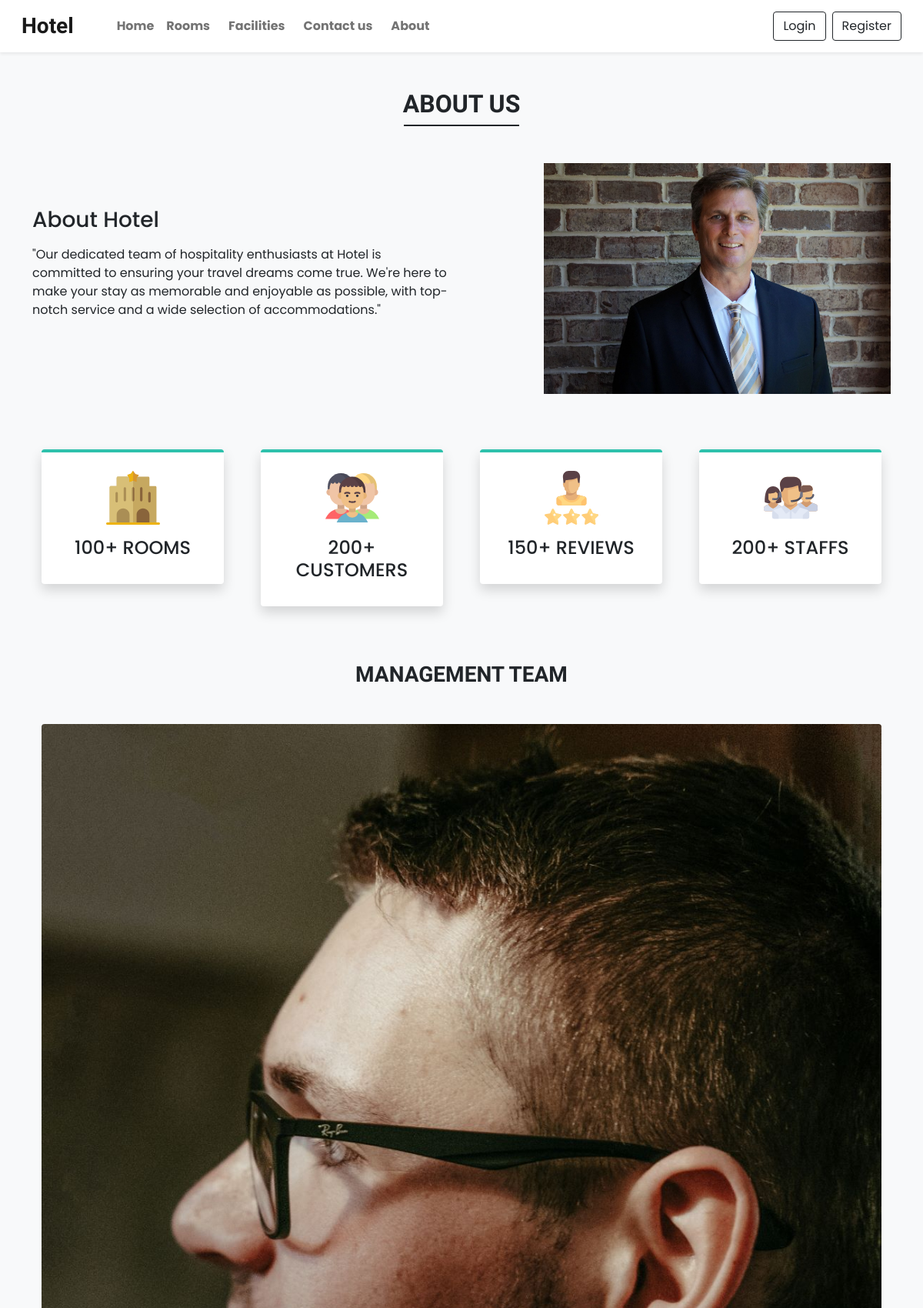
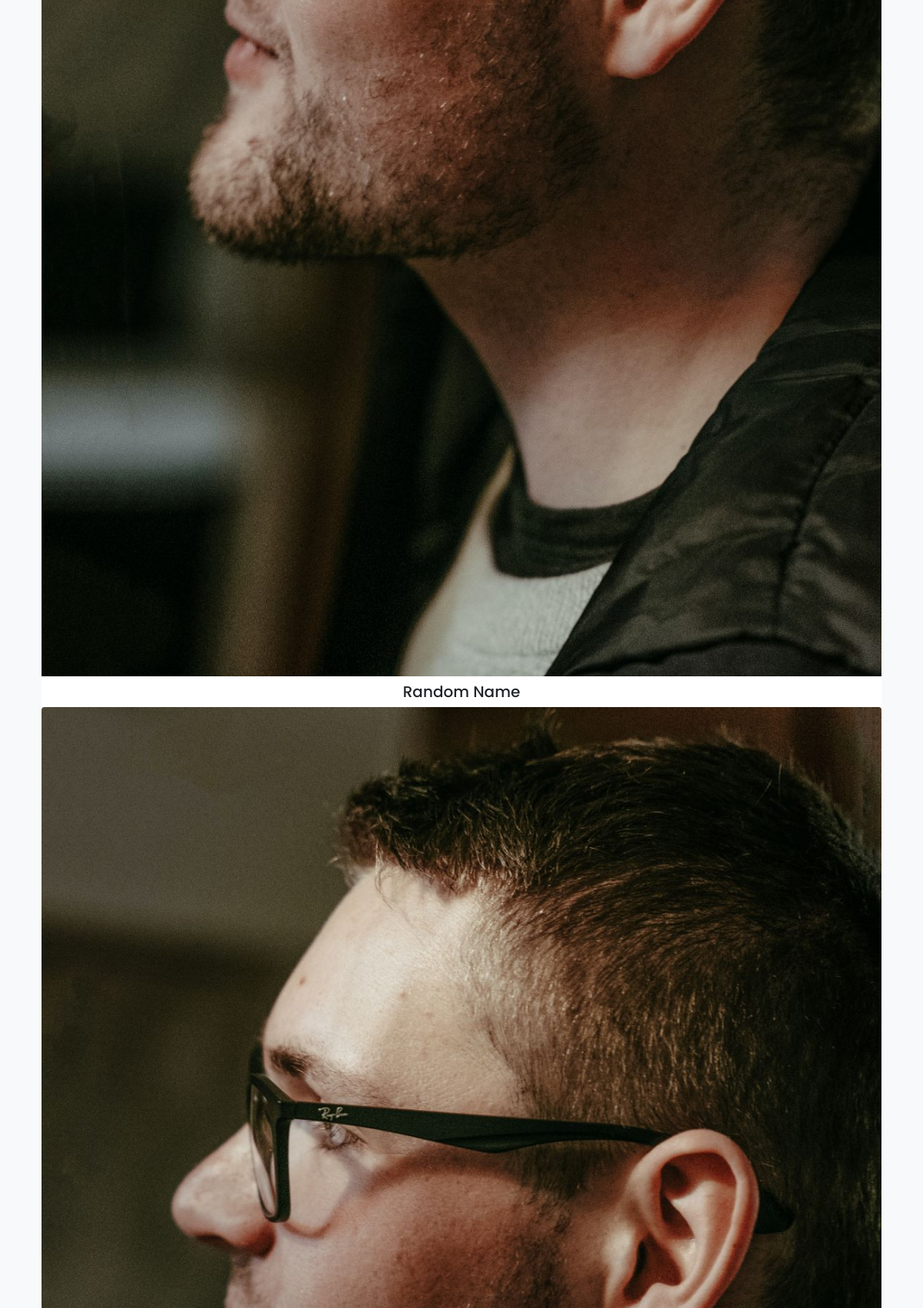
Page /about.php (upper part) on the committed database (2 pictures, top to bottom).
### tables this page shows
CREATE TABLE `aboutinfo` (
  `id` int(100) NOT NULL,
  `text` varchar(1000) NOT NULL,
  `img` varchar(100) NOT NULL
);

CREATE TABLE `abouts` (
  `id` int(100) NOT NULL,
  `img` varchar(100) NOT NULL,
  `name` varchar(100) NOT NULL
);

### about.php (the view, shortened to what this page needs)
<!DOCTYPE html>
<html lang="en">
<head>
  <?php require('include/links.php')?>
    <link rel="stylesheet" href="https://cdn.jsdelivr.net/npm/swiper@10/swiper-bundle.min.css"/>
</head>
<body class="bg-light">
        <?php require('include/header.php')?>
     <div class="my-5 px-4">
        <h2 Class=" fw-bold h-font text-center">ABOUT US</h2>
        <div class="h-line bg-dark"></div>
    </div>
    <?Php
          require('include/dbconfig.php');
          $_query = "select * from aboutinfo";
          $query_run = mysqli_query($connection,$_query);
          $check_room = mysqli_num_rows($query_run) > 0;
          if($check_room)
          {
            if($row = mysqli_fetch_assoc($query_run))
            {
            ?>
            <div class="container">
            <div class="row justify-content-between align-items-center">
                <div class="col-lg-6 col-md-5 mb-5 order-lg-1 order-md-1 order-2">
                    <h3 class="mb-3">About Hotel</h3>
                    <p><?php echo $row['text']; ?></p>
                </div>
                <div class="col-lg-5 col-md-5 mb-4 order-lg-2 order-md-2 order-1">
                    <img src="images/about/<?php echo $row['img']; ?>" class="w-100">
                </div>
            </div>
        </div>
        <?php
            }
          }
          else{
            echo "no recored found";
          }
        ?>
    <div class="container mt-5">
    <div class="row">
    <?Php
          require('include/dbconfig.php');
          $_query = "select * from abouts";
          $query_run = mysqli_query($connection,$_query);
          $check_room = mysqli_num_rows($query_run) > 0;
          if($check_room)
          {
              while($row = mysqli_fetch_assoc($query_run))
              {
                ?>
                  <div class="col-lg-3 col-md-6 mb-4 px-4">
                    <div class="bg-white rounded shadow p-4 border-top border-4 text-center box">
                        <img src="images/about/<?php echo $row['img']; ?>" width="70px">
                        <h4 class="mt-3"><?php echo $row['name']; ?></h4>
                    </div>
                </div>
              <?php
              }
          }
          else{
            echo "no recored found";
          }
        ?>
        </div>
        </div>
    <h3 class="my-5 fw-bold h-font text-center">MANAGEMENT TEAM</h3>
    <div class="container px-4">
        <div class="swiper mySwiper">
            <div class="swiper-wrapper mb-5">
                <div class="swiper-slide bg-white text-center overflow-hidden rounded">
                    <img src="images/about/team.jpg" class="w-100">
                    <h5 class="mt-2">Random Name</h5>
                </div>
                <div class="swiper-slide bg-white text-center overflow-hidden rounded">
                    <img src="images/about/team.jpg" class="w-100">
                </div>
            </div>
        </div>
            </div>
</body>
</html>

### css/common.css (style rules this page uses)
:root { --teal:#2ec1ac; --teal_hover:#279e8c; }
* { font-family: 'Poppins', sans-serif; }
.h-font { font-family: 'Merienda', cursive; }
.h-line { width:150px; margin:0 auto; height:1.7px; }

### about.php (style rules this page uses)
.box { border-top-color:var(--teal) !important; }

### rows in the picture
aboutinfo: text "\"Our dedicated team of hospitality enthusiasts at Hotel is committed to ensuring your travel dreams come true. We're here to make your stay as memorable and enjoyable as possible, with top-notch service and a wide selection of accommodations.\"", img (picture)
abouts: img (picture), name "100+ ROOMS"
abouts: img (picture), name "200+ CUSTOMERS"
abouts: img (picture), name "150+ REVIEWS"
abouts: img (picture), name "200+ STAFFS"
